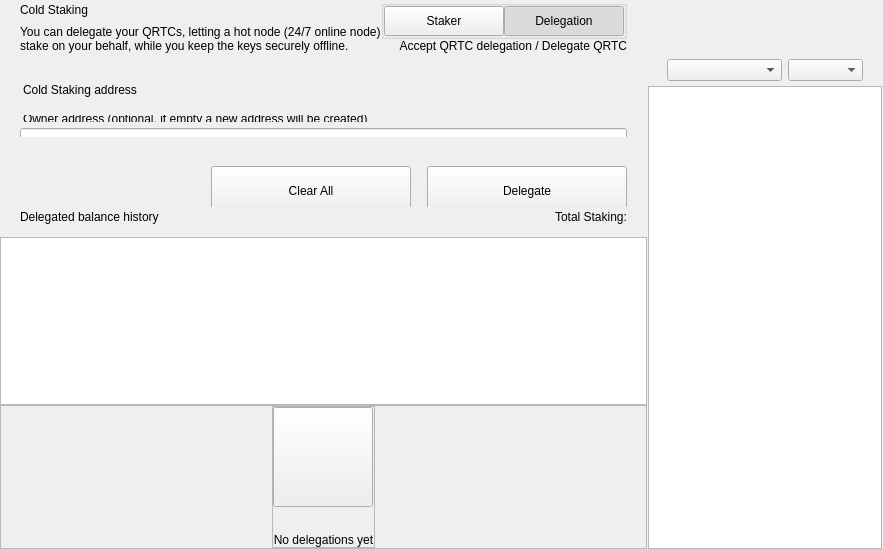
<?xml version="1.0" encoding="UTF-8"?>
<ui version="4.0">
 <class>ColdStakingWidget</class>
 <widget class="QWidget" name="ColdStakingWidget">
  <property name="geometry">
   <rect>
    <x>0</x>
    <y>0</y>
    <width>629</width>
    <height>549</height>
   </rect>
  </property>
  <property name="windowTitle">
   <string>Form</string>
  </property>
  <layout class="QHBoxLayout" name="horizontalLayout_1" stretch="2,1">
   <property name="spacing">
    <number>0</number>
   </property>
   <property name="leftMargin">
    <number>0</number>
   </property>
   <property name="topMargin">
    <number>0</number>
   </property>
   <property name="rightMargin">
    <number>0</number>
   </property>
   <property name="bottomMargin">
    <number>0</number>
   </property>
   <item>
    <widget class="QWidget" name="left" native="true">
     <layout class="QVBoxLayout" name="verticalLayout_3">
      <property name="leftMargin">
       <number>0</number>
      </property>
      <property name="topMargin">
       <number>0</number>
      </property>
      <property name="rightMargin">
       <number>0</number>
      </property>
      <property name="bottomMargin">
       <number>0</number>
      </property>
      <item>
       <layout class="QVBoxLayout" name="verticalLayout_2">
        <property name="spacing">
         <number>0</number>
        </property>
        <item>
         <layout class="QVBoxLayout" name="verticalLayoutTop">
          <property name="spacing">
           <number>0</number>
          </property>
          <property name="leftMargin">
           <number>0</number>
          </property>
          <property name="rightMargin">
           <number>0</number>
          </property>
          <item>
           <widget class="QWidget" name="containerTitle" native="true">
            <property name="sizePolicy">
             <sizepolicy hsizetype="Preferred" vsizetype="Minimum">
              <horstretch>0</horstretch>
              <verstretch>0</verstretch>
             </sizepolicy>
            </property>
            <property name="maximumSize">
             <size>
              <width>16777215</width>
              <height>100</height>
             </size>
            </property>
            <layout class="QHBoxLayout" name="containerTitleLayout">
             <property name="spacing">
              <number>0</number>
             </property>
             <property name="leftMargin">
              <number>20</number>
             </property>
             <property name="topMargin">
              <number>0</number>
             </property>
             <property name="rightMargin">
              <number>20</number>
             </property>
             <property name="bottomMargin">
              <number>0</number>
             </property>
             <item>
              <layout class="QVBoxLayout" name="verticalLayout11">
               <property name="spacing">
                <number>5</number>
               </property>
               <item>
                <widget class="QLabel" name="labelTitle">
                 <property name="text">
                  <string>Cold Staking</string>
                 </property>
                </widget>
               </item>
               <item>
                <widget class="QLabel" name="labelSubtitle1">
                 <property name="maximumSize">
                  <size>
                   <width>16777215</width>
                   <height>16777215</height>
                  </size>
                 </property>
                 <property name="text">
                  <string>You can delegate your QRTCs, letting a hot node (24/7 online node)
stake on your behalf, while you keep the keys securely offline.</string>
                 </property>
                </widget>
               </item>
              </layout>
             </item>
             <item>
              <spacer name="horizontalSpacer">
               <property name="orientation">
                <enum>Qt::Horizontal</enum>
               </property>
               <property name="sizeHint" stdset="0">
                <size>
                 <width>40</width>
                 <height>20</height>
                </size>
               </property>
              </spacer>
             </item>
             <item>
              <widget class="QWidget" name="containerViewPrivacyChecks" native="true">
               <layout class="QVBoxLayout" name="containerPrivacyChecks">
                <property name="spacing">
                 <number>0</number>
                </property>
                <property name="leftMargin">
                 <number>0</number>
                </property>
                <property name="topMargin">
                 <number>0</number>
                </property>
                <property name="rightMargin">
                 <number>0</number>
                </property>
                <property name="bottomMargin">
                 <number>0</number>
                </property>
                <item alignment="Qt::AlignHCenter|Qt::AlignVCenter">
                 <widget class="QGroupBox" name="groupBox">
                  <property name="title">
                   <string/>
                  </property>
                  <layout class="QHBoxLayout" name="horizontalLayout_2_1">
                   <property name="spacing">
                    <number>0</number>
                   </property>
                   <property name="leftMargin">
                    <number>0</number>
                   </property>
                   <property name="topMargin">
                    <number>0</number>
                   </property>
                   <property name="rightMargin">
                    <number>0</number>
                   </property>
                   <property name="bottomMargin">
                    <number>0</number>
                   </property>
                   <item>
                    <widget class="QPushButton" name="pushLeft">
                     <property name="minimumSize">
                      <size>
                       <width>120</width>
                       <height>30</height>
                      </size>
                     </property>
                     <property name="maximumSize">
                      <size>
                       <width>120</width>
                       <height>30</height>
                      </size>
                     </property>
                     <property name="focusPolicy">
                      <enum>Qt::NoFocus</enum>
                     </property>
                     <property name="text">
                      <string>Staker</string>
                     </property>
                     <property name="checkable">
                      <bool>true</bool>
                     </property>
                     <property name="autoExclusive">
                      <bool>true</bool>
                     </property>
                    </widget>
                   </item>
                   <item>
                    <widget class="QPushButton" name="pushRight">
                     <property name="minimumSize">
                      <size>
                       <width>120</width>
                       <height>30</height>
                      </size>
                     </property>
                     <property name="maximumSize">
                      <size>
                       <width>120</width>
                       <height>30</height>
                      </size>
                     </property>
                     <property name="focusPolicy">
                      <enum>Qt::NoFocus</enum>
                     </property>
                     <property name="text">
                      <string>Delegation</string>
                     </property>
                     <property name="checkable">
                      <bool>true</bool>
                     </property>
                     <property name="checked">
                      <bool>true</bool>
                     </property>
                     <property name="autoExclusive">
                      <bool>true</bool>
                     </property>
                    </widget>
                   </item>
                  </layout>
                 </widget>
                </item>
                <item alignment="Qt::AlignTop">
                 <widget class="QLabel" name="labelSubtitle2">
                  <property name="text">
                   <string>Accept QRTC delegation / Delegate QRTC</string>
                  </property>
                  <property name="alignment">
                   <set>Qt::AlignRight|Qt::AlignTrailing|Qt::AlignVCenter</set>
                  </property>
                 </widget>
                </item>
               </layout>
              </widget>
             </item>
            </layout>
           </widget>
          </item>
          <item>
           <spacer name="verticalSpacer_2">
            <property name="orientation">
             <enum>Qt::Vertical</enum>
            </property>
            <property name="sizeType">
             <enum>QSizePolicy::Fixed</enum>
            </property>
            <property name="sizeHint" stdset="0">
             <size>
              <width>20</width>
              <height>30</height>
             </size>
            </property>
           </spacer>
          </item>
          <item>
           <widget class="QWidget" name="containerSend" native="true">
            <property name="minimumSize">
             <size>
              <width>0</width>
              <height>50</height>
             </size>
            </property>
            <layout class="QVBoxLayout" name="containerSendRow">
             <property name="spacing">
              <number>6</number>
             </property>
             <property name="leftMargin">
              <number>0</number>
             </property>
             <property name="topMargin">
              <number>0</number>
             </property>
             <property name="rightMargin">
              <number>0</number>
             </property>
             <property name="bottomMargin">
              <number>0</number>
             </property>
             <item>
              <widget class="QLabel" name="labelEditTitle">
               <property name="maximumSize">
                <size>
                 <width>16777215</width>
                 <height>30</height>
                </size>
               </property>
               <property name="styleSheet">
                <string notr="true">padding-left:20px; padding-bottom:3px;</string>
               </property>
               <property name="text">
                <string>Cold Staking address</string>
               </property>
              </widget>
             </item>
             <item>
              <spacer name="verticalSpacer_6">
               <property name="orientation">
                <enum>Qt::Vertical</enum>
               </property>
               <property name="sizeType">
                <enum>QSizePolicy::Fixed</enum>
               </property>
               <property name="sizeHint" stdset="0">
                <size>
                 <width>20</width>
                 <height>9</height>
                </size>
               </property>
              </spacer>
             </item>
             <item>
              <widget class="QWidget" name="containerOwner" native="true">
               <layout class="QVBoxLayout" name="vContainerOwner">
                <property name="spacing">
                 <number>4</number>
                </property>
                <property name="leftMargin">
                 <number>20</number>
                </property>
                <property name="topMargin">
                 <number>0</number>
                </property>
                <property name="rightMargin">
                 <number>20</number>
                </property>
                <property name="bottomMargin">
                 <number>0</number>
                </property>
                <item>
                 <widget class="QLabel" name="labelSubtitleDescription">
                  <property name="maximumSize">
                   <size>
                    <width>16777215</width>
                    <height>20</height>
                   </size>
                  </property>
                  <property name="styleSheet">
                   <string notr="true">margin-bottom:2px;
                   margin-left:0.05px;
                   padding:0px;</string>
                  </property>
                  <property name="text">
                   <string>Owner address (optional, if empty a new address will be created)</string>
                  </property>
                 </widget>
                </item>
                <item>
                 <widget class="QLineEdit" name="lineEditOwnerAddress">
                  <property name="minimumSize">
                   <size>
                    <width>0</width>
                    <height>50</height>
                   </size>
                  </property>
                  <property name="maximumSize">
                   <size>
                    <width>16777215</width>
                    <height>50</height>
                   </size>
                  </property>
                  <property name="styleSheet">
                   <string notr="true"/>
                  </property>
                  <property name="placeholderText">
                   <string>Enter owner address</string>
                  </property>
                 </widget>
                </item>
               </layout>
              </widget>
             </item>
            </layout>
           </widget>
          </item>
         </layout>
        </item>
        <item>
         <spacer name="verticalSpacer_3">
          <property name="orientation">
           <enum>Qt::Vertical</enum>
          </property>
          <property name="sizeType">
           <enum>QSizePolicy::Minimum</enum>
          </property>
          <property name="sizeHint" stdset="0">
           <size>
            <width>20</width>
            <height>20</height>
           </size>
          </property>
         </spacer>
        </item>
        <item>
         <widget class="QWidget" name="containerBtn" native="true">
          <property name="minimumSize">
           <size>
            <width>0</width>
            <height>50</height>
           </size>
          </property>
          <layout class="QHBoxLayout" name="horizontalLayout">
           <property name="rightMargin">
            <number>20</number>
           </property>
           <item>
            <spacer name="horizontalSpacer_2">
             <property name="orientation">
              <enum>Qt::Horizontal</enum>
             </property>
             <property name="sizeHint" stdset="0">
              <size>
               <width>200</width>
               <height>20</height>
              </size>
             </property>
            </spacer>
           </item>
           <item>
            <layout class="QHBoxLayout" name="horizontalLayout_7">
             <item>
              <spacer name="horizontalSpacer_3">
               <property name="orientation">
                <enum>Qt::Horizontal</enum>
               </property>
               <property name="sizeType">
                <enum>QSizePolicy::Expanding</enum>
               </property>
               <property name="sizeHint" stdset="0">
                <size>
                 <width>40</width>
                 <height>20</height>
                </size>
               </property>
              </spacer>
             </item>
             <item>
              <widget class="QPushButton" name="pushButtonClear">
               <property name="minimumSize">
                <size>
                 <width>200</width>
                 <height>50</height>
                </size>
               </property>
               <property name="focusPolicy">
                <enum>Qt::NoFocus</enum>
               </property>
               <property name="text">
                <string>Clear All</string>
               </property>
              </widget>
             </item>
             <item>
              <spacer name="horizontalSpacer_4">
               <property name="orientation">
                <enum>Qt::Horizontal</enum>
               </property>
               <property name="sizeType">
                <enum>QSizePolicy::Fixed</enum>
               </property>
               <property name="sizeHint" stdset="0">
                <size>
                 <width>10</width>
                 <height>20</height>
                </size>
               </property>
              </spacer>
             </item>
             <item>
              <widget class="QPushButton" name="pushButtonSend">
               <property name="minimumSize">
                <size>
                 <width>200</width>
                 <height>50</height>
                </size>
               </property>
               <property name="maximumSize">
                <size>
                 <width>200</width>
                 <height>50</height>
                </size>
               </property>
               <property name="focusPolicy">
                <enum>Qt::NoFocus</enum>
               </property>
               <property name="text">
                <string>Delegate</string>
               </property>
              </widget>
             </item>
            </layout>
           </item>
          </layout>
         </widget>
        </item>
        <item>
         <widget class="QWidget" name="containerHistoryLabel" native="true">
          <layout class="QHBoxLayout" name="horizontalLayout_4">
           <property name="spacing">
            <number>0</number>
           </property>
           <property name="leftMargin">
            <number>20</number>
           </property>
           <property name="topMargin">
            <number>0</number>
           </property>
           <property name="rightMargin">
            <number>20</number>
           </property>
           <property name="bottomMargin">
            <number>0</number>
           </property>
           <item>
            <widget class="QWidget" name="verticalWidget" native="true">
             <property name="minimumSize">
              <size>
               <width>100</width>
               <height>0</height>
              </size>
             </property>
             <layout class="QVBoxLayout" name="verticalLayout_58">
              <property name="leftMargin">
               <number>0</number>
              </property>
              <property name="topMargin">
               <number>0</number>
              </property>
              <property name="rightMargin">
               <number>0</number>
              </property>
              <property name="bottomMargin">
               <number>0</number>
              </property>
              <item>
               <widget class="QLabel" name="labelListHistory">
                <property name="text">
                 <string>Delegated balance history</string>
                </property>
               </widget>
              </item>
             </layout>
            </widget>
           </item>
           <item>
            <spacer name="horizontalSpacer_5">
             <property name="orientation">
              <enum>Qt::Horizontal</enum>
             </property>
             <property name="sizeHint" stdset="0">
              <size>
               <width>40</width>
               <height>20</height>
              </size>
             </property>
            </spacer>
           </item>
           <item>
            <widget class="QLabel" name="labelStakingTotal">
             <property name="text">
              <string>Total Staking:</string>
             </property>
            </widget>
           </item>
          </layout>
         </widget>
        </item>
        <item>
         <layout class="QVBoxLayout" name="verticalLayout_64">
          <property name="spacing">
           <number>0</number>
          </property>
          <item>
           <spacer name="verticalSpacer_44">
            <property name="orientation">
             <enum>Qt::Vertical</enum>
            </property>
            <property name="sizeType">
             <enum>QSizePolicy::Fixed</enum>
            </property>
            <property name="sizeHint" stdset="0">
             <size>
              <width>20</width>
              <height>10</height>
             </size>
            </property>
           </spacer>
          </item>
          <item>
           <widget class="QListView" name="listView">
            <property name="enabled">
             <bool>true</bool>
            </property>
            <property name="mouseTracking">
             <bool>true</bool>
            </property>
           </widget>
          </item>
          <item>
           <widget class="QFrame" name="emptyContainer">
            <property name="minimumSize">
             <size>
              <width>0</width>
              <height>100</height>
             </size>
            </property>
            <property name="frameShape">
             <enum>QFrame::StyledPanel</enum>
            </property>
            <property name="frameShadow">
             <enum>QFrame::Raised</enum>
            </property>
            <layout class="QVBoxLayout" name="verticalLayout_71" stretch="1,8">
             <property name="spacing">
              <number>0</number>
             </property>
             <property name="leftMargin">
              <number>0</number>
             </property>
             <property name="topMargin">
              <number>0</number>
             </property>
             <property name="rightMargin">
              <number>0</number>
             </property>
             <property name="bottomMargin">
              <number>0</number>
             </property>
             <item>
              <spacer name="verticalSpacer">
               <property name="orientation">
                <enum>Qt::Vertical</enum>
               </property>
               <property name="sizeHint" stdset="0">
                <size>
                 <width>20</width>
                 <height>20</height>
                </size>
               </property>
              </spacer>
             </item>
             <item alignment="Qt::AlignHCenter|Qt::AlignVCenter">
              <widget class="QFrame" name="emptyScreen">
               <property name="sizePolicy">
                <sizepolicy hsizetype="Expanding" vsizetype="Expanding">
                 <horstretch>0</horstretch>
                 <verstretch>0</verstretch>
                </sizepolicy>
               </property>
               <property name="frameShape">
                <enum>QFrame::StyledPanel</enum>
               </property>
               <property name="frameShadow">
                <enum>QFrame::Raised</enum>
               </property>
               <layout class="QVBoxLayout" name="verticalLayout">
                <property name="spacing">
                 <number>30</number>
                </property>
                <property name="leftMargin">
                 <number>0</number>
                </property>
                <property name="topMargin">
                 <number>0</number>
                </property>
                <property name="rightMargin">
                 <number>0</number>
                </property>
                <property name="bottomMargin">
                 <number>0</number>
                </property>
                <item alignment="Qt::AlignHCenter|Qt::AlignVCenter">
                 <widget class="QPushButton" name="pushImgEmpty">
                  <property name="minimumSize">
                   <size>
                    <width>100</width>
                    <height>100</height>
                   </size>
                  </property>
                  <property name="maximumSize">
                   <size>
                    <width>100</width>
                    <height>100</height>
                   </size>
                  </property>
                  <property name="focusPolicy">
                   <enum>Qt::NoFocus</enum>
                  </property>
                  <property name="text">
                   <string/>
                  </property>
                  <property name="iconSize">
                   <size>
                    <width>100</width>
                    <height>100</height>
                   </size>
                  </property>
                 </widget>
                </item>
                <item alignment="Qt::AlignHCenter|Qt::AlignVCenter">
                 <widget class="QLabel" name="labelEmpty">
                  <property name="styleSheet">
                   <string notr="true"/>
                  </property>
                  <property name="text">
                   <string>No delegations yet</string>
                  </property>
                  <property name="alignment">
                   <set>Qt::AlignCenter</set>
                  </property>
                 </widget>
                </item>
               </layout>
              </widget>
             </item>
            </layout>
           </widget>
          </item>
         </layout>
        </item>
       </layout>
      </item>
     </layout>
    </widget>
   </item>
   <item>
    <widget class="QWidget" name="right" native="true">
     <layout class="QVBoxLayout" name="rightContainer">
      <property name="spacing">
       <number>0</number>
      </property>
      <property name="leftMargin">
       <number>1</number>
      </property>
      <property name="topMargin">
       <number>0</number>
      </property>
      <property name="rightMargin">
       <number>1</number>
      </property>
      <property name="bottomMargin">
       <number>0</number>
      </property>
      <item>
       <widget class="QWidget" name="containerRightButtons" native="true">
        <property name="minimumSize">
         <size>
          <width>0</width>
          <height>50</height>
         </size>
        </property>
        <layout class="QVBoxLayout" name="verticalLayout_4">
         <property name="leftMargin">
          <number>19</number>
         </property>
         <property name="topMargin">
          <number>0</number>
         </property>
         <property name="rightMargin">
          <number>19</number>
         </property>
         <property name="bottomMargin">
          <number>0</number>
         </property>
         <item>
          <widget class="OptionButton" name="btnCoinControl" native="true">
           <property name="minimumSize">
            <size>
             <width>0</width>
             <height>0</height>
            </size>
           </property>
          </widget>
         </item>
         <item>
          <widget class="OptionButton" name="btnColdStaking" native="true"/>
         </item>
         <item>
          <widget class="OptionButton" name="btnMyStakingAddresses" native="true">
           <property name="sizePolicy">
            <sizepolicy hsizetype="Preferred" vsizetype="Minimum">
             <horstretch>0</horstretch>
             <verstretch>0</verstretch>
            </sizepolicy>
           </property>
          </widget>
         </item>
        </layout>
       </widget>
      </item>
      <item>
       <widget class="QWidget" name="sortWidget" native="true">
        <layout class="QHBoxLayout" name="horizontalLayout_6">
         <property name="leftMargin">
          <number>19</number>
         </property>
         <property name="rightMargin">
          <number>19</number>
         </property>
         <property name="bottomMargin">
          <number>5</number>
         </property>
         <item>
          <spacer name="horizontalSpacer_6">
           <property name="orientation">
            <enum>Qt::Horizontal</enum>
           </property>
           <property name="sizeHint" stdset="0">
            <size>
             <width>40</width>
             <height>20</height>
            </size>
           </property>
          </spacer>
         </item>
         <item>
          <widget class="QComboBox" name="comboBoxSort">
           <property name="sizePolicy">
            <sizepolicy hsizetype="Preferred" vsizetype="Fixed">
             <horstretch>0</horstretch>
             <verstretch>0</verstretch>
            </sizepolicy>
           </property>
           <property name="minimumSize">
            <size>
             <width>115</width>
             <height>0</height>
            </size>
           </property>
          </widget>
         </item>
         <item>
          <widget class="QComboBox" name="comboBoxSortOrder">
           <property name="sizePolicy">
            <sizepolicy hsizetype="Preferred" vsizetype="Fixed">
             <horstretch>0</horstretch>
             <verstretch>0</verstretch>
            </sizepolicy>
           </property>
           <property name="minimumSize">
            <size>
             <width>75</width>
             <height>0</height>
            </size>
           </property>
          </widget>
         </item>
        </layout>
       </widget>
      </item>
      <item>
       <widget class="QListView" name="listViewStakingAddress">
        <property name="enabled">
         <bool>true</bool>
        </property>
        <property name="mouseTracking">
         <bool>true</bool>
        </property>
       </widget>
      </item>
     </layout>
    </widget>
   </item>
  </layout>
 </widget>
 <customwidgets>
  <customwidget>
   <class>OptionButton</class>
   <extends>QWidget</extends>
   <header>qt/quirkyturtcoin/optionbutton.h</header>
   <container>1</container>
  </customwidget>
 </customwidgets>
 <resources/>
 <connections/>
</ui>
